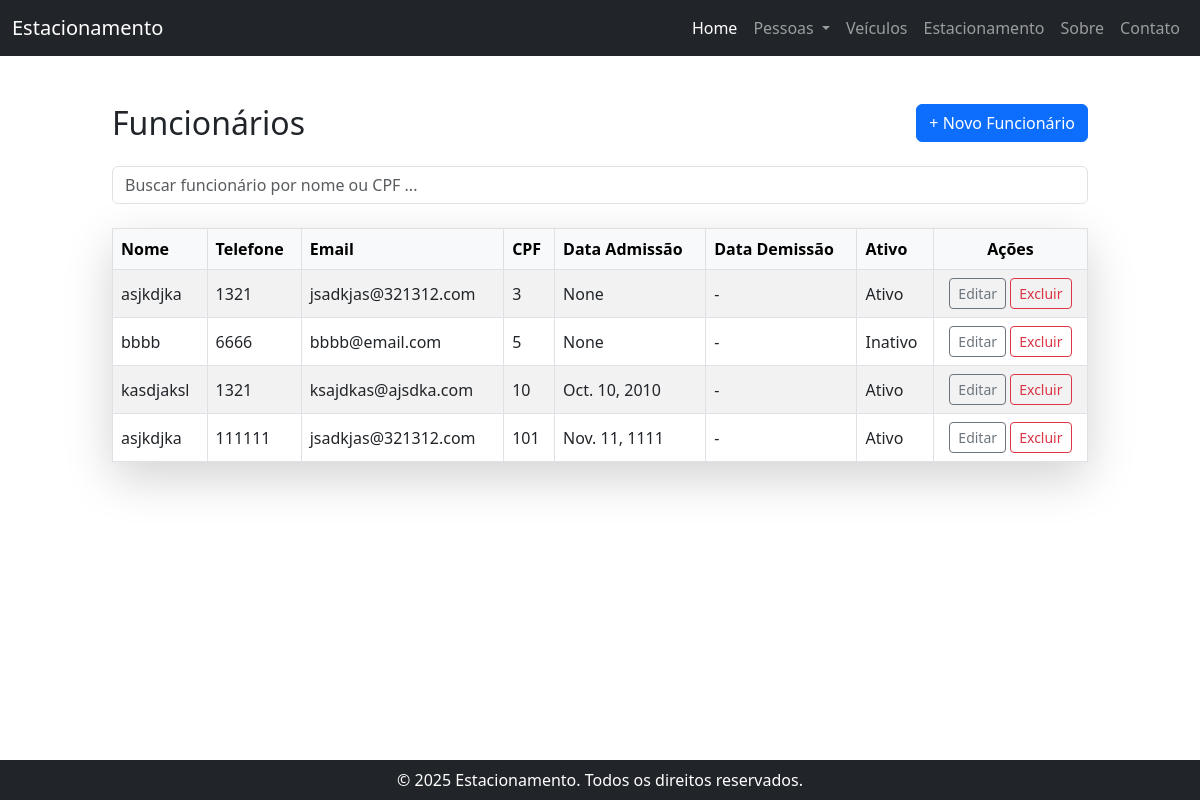
The app's page /funcionarios/ with its own data.
### src/pessoa/models.py (models this page shows, shortened)
class PessoaFisica(Pessoa):
	cpf = models.CharField('Cpf', max_length=14, help_text='Cpf da pessoa', unique=True)

class Funcionario(PessoaFisica):
	foto = StdImageField('Foto', upload_to='media/funcionarios', null=True, blank=True)
	salario = models.DecimalField('Salário', max_digits=10, decimal_places=2)
	data_admissao = models.DateField('Data de admissão')
	data_demissao = models.DateField('Data de demissão', null=True, blank=True)
	ativo = models.BooleanField('Ativo', default=True)
	gerente = models.BooleanField('Gerente', default=False)
	class Meta:
		verbose_name = 'Funcionário'
		verbose_name_plural = 'Funcionários'
	def save(self, *args, **kwargs):
		if self.data_demissao:
			self.ativo = False
		else:
			self.ativo = True
		super().save(*args, **kwargs)
	'''
	def save(self, *args, **kwargs):
		self.ativo = not bool(self.data_demissao)
		super().save(*args, **kwargs)
	'''
	'''
	def save(self, *args, **kwargs):
		self.ativo = self.demissao is None
		super().save(*args, **kwargs)
	'''

class Pessoa(models.Model):
	nome = models.CharField('Nome', max_length=100, help_text='Nome completo')
	telefone = models.CharField('Telefone', max_length=15, help_text='Número de telefone')
	email = models.EmailField('E-mail', max_length=100, help_text='Endereço de e-mail')
	data_cadastro = models.DateField(auto_now_add=True)
	class Meta:
		abstract = True

class PessoaFisica(Pessoa):
	cpf = models.CharField('Cpf', max_length=14, help_text='Cpf da pessoa', unique=True)

### src/pessoa/views.py (the view)
# urls.py: path('funcionarios/', FuncionarioListView.as_view(), name='funcionarios'),
class FuncionarioListView(ListView):
    model = Funcionario
    template_name = 'funcionarios.html'
    context_object_name = 'funcionarios'

### src/pessoa/templates/funcionarios.html (shortened to what this page needs)
{% extends 'base.html' %}
{% load static %}
{% load django_bootstrap5 %}
{% block content %}
<div class="container py-4">
    <div class="d-flex justify-content-between align-items-center mb-4">
        <h2 class="mb-0">Funcionários</h2>
        <a href="{% url 'funcionario_adicionar' %}" class="btn btn-primary">
            + Novo Funcionário
        </a>
    </div>
    <div class="mb-4">
        <input type="text" id="filtro" class="form-control" placeholder="Buscar funcionário por nome ou CPF ...">
    </div>
    <div class="card shadow-lg border-0">
        <div class="card-body p-0">
            <div class="table-responsive">
                <table class="table table-hover table-striped table-bordered align-middle mb-0">
                    <thead class="table-light">
                        <tr>
                            <th>Nome</th>
                            <th>Telefone</th>
                            <th>Email</th>
                            <th>CPF</th>
                            <th>Data Admissão</th>
                            <th>Data Demissão</th>
                            <th>Ativo</th>
                            <th class="text-center">Ações</th>
                        </tr>
                    </thead>
                    <tbody id="tabelaFuncionarios">
                        {% for funcionario in funcionarios %}
                        <tr>
                            <td>{{ funcionario.nome }}</td>
                            <td>{{ funcionario.telefone }}</td>
                            <td>{{ funcionario.email }}</td>
                            <td>{{ funcionario.cpf }}</td>
                            <td>{{ funcionario.data_admissao }}</td>
                            <td>{{ funcionario.data_demissao|default:"-" }}</td>
                            <td>{% if funcionario.ativo %}Ativo{% else %}Inativo{% endif %}</td>
                            <td class="text-center">
                                <a href="{% url 'funcionario_editar' funcionario.pk %}" class="btn btn-sm btn-outline-secondary">Editar</a>
                                <a href="{% url 'funcionario_deletar' funcionario.pk %}" class="btn btn-sm btn-outline-danger">Excluir</a>
                            </td>
                        </tr>
                        {% empty %}
                        <tr>
                            <td colspan="8" class="text-center text-muted py-4">
                                Nenhum funcionário cadastrado.
                            </td>
                        </tr>
                        {% endfor %}
                    </tbody>
                </table>
            </div>
        </div>
    </div>
</div>
{% endblock %}

### records on screen
Funcionario: nome "asjkdjka", telefone "1321", email "jsadkjas@321312.com", cpf "3", data_admissao "None", data_demissao "-", ativo "Ativo"
Funcionario: nome "bbbb", telefone "6666", email "bbbb@email.com", cpf "5", data_admissao "None", data_demissao "-", ativo "Inativo"
Funcionario: nome "kasdjaksl", telefone "1321", email "ksajdkas@ajsdka.com", cpf "10", data_admissao "Oct. 10, 2010", data_demissao "-", ativo "Ativo"
Funcionario: nome "asjkdjka", telefone "111111", email "jsadkjas@321312.com", cpf "101", data_admissao "Nov. 11, 1111", data_demissao "-", ativo "Ativo"
